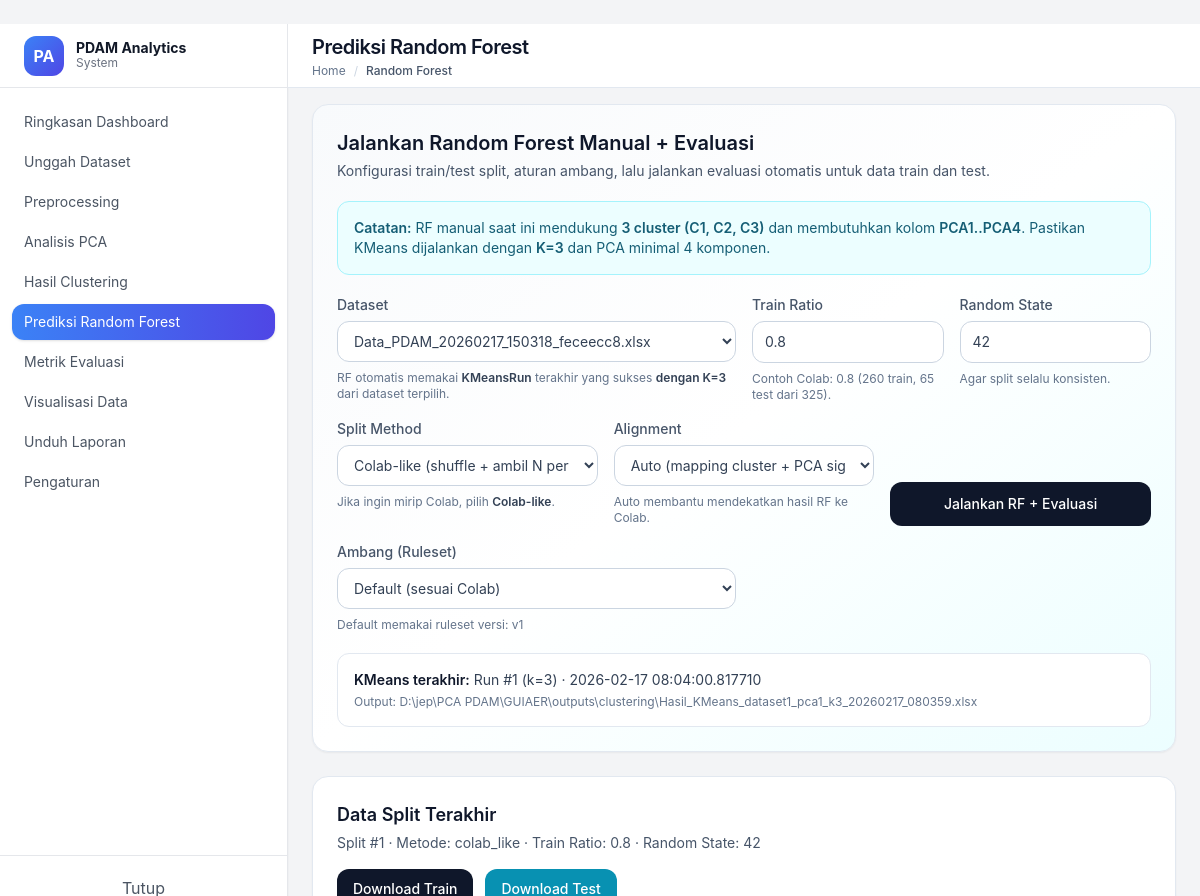
The app's page /rf/?dataset_id=1 with its own data.
### models/pipeline_models.py (models this page shows)
class RFRuleSet(db.Model):
    __tablename__ = "rf_rulesets"
    id = db.Column(db.Integer, primary_key=True)
    name = db.Column(db.String(100), nullable=False, default="RF Manual Ambang PCA")
    version = db.Column(db.String(20), default="v1")
    ambang = db.Column(db.JSON, nullable=False)
    created_at = db.Column(db.DateTime, default=datetime.utcnow)
    evaluations = db.relationship(
        "RFEvaluation", backref="ruleset", lazy=True, cascade="all, delete-orphan"
    )

class KMeansRun(db.Model):
    __tablename__ = "kmeans_runs"
    id = db.Column(db.Integer, primary_key=True)
    pca_run_id = db.Column(db.Integer, db.ForeignKey("pca_runs.id"), nullable=False, index=True)
    k = db.Column(db.Integer, nullable=False)
    init_method = db.Column(db.String(20), default="k-means++")  # manual / k-means++
    init_rows = db.Column(db.JSON, nullable=True)                 # misal [306,141,234] jika manual
    n_init = db.Column(db.Integer, default=10)
    max_iter = db.Column(db.Integer, default=300)
    random_state = db.Column(db.Integer, default=42)
    centroids_final = db.Column(db.JSON, nullable=True)
    counts_by_cluster = db.Column(db.JSON, nullable=True)
    output_path = db.Column(db.String(500), nullable=True)
    n_iter = db.Column(db.Integer, nullable=True)
    iterations_log = db.Column(db.JSON, nullable=True)           # list iter log
    labels_by_iteration = db.Column(db.JSON, nullable=True)      # list[iter][row] = "C1"
    centroids_by_iteration = db.Column(db.JSON, nullable=True)   # list[iter][k][d]
    created_at = db.Column(db.DateTime, default=datetime.utcnow)
    status = db.Column(db.String(20), default="success")
    error_message = db.Column(db.Text, nullable=True)
    data_splits = db.relationship(
        "DataSplit", backref="kmeans_run", lazy=True, cascade="all, delete-orphan"
    )
    rf_evaluations = db.relationship(
        "RFEvaluation", backref="kmeans_run", lazy=True, cascade="all, delete-orphan"
    )

class DataSplit(db.Model):
    __tablename__ = "data_splits"
    id = db.Column(db.Integer, primary_key=True)
    kmeans_run_id = db.Column(db.Integer, db.ForeignKey("kmeans_runs.id"), nullable=False, index=True)
    train_path = db.Column(db.String(500), nullable=True)
    test_path = db.Column(db.String(500), nullable=True)
    split_method = db.Column(db.String(20), default="manual")  # manual/random/stratified
    train_ratio = db.Column(db.Float, nullable=True)
    random_state = db.Column(db.Integer, nullable=True)
    created_at = db.Column(db.DateTime, default=datetime.utcnow)

### controllers/rf_controller.py (the view, shortened to what this page needs)
@rf_bp.route("/", methods=["GET", "POST"], strict_slashes=False)
def index():
    datasets = Dataset.query.order_by(Dataset.uploaded_at.desc()).all()
    selected_dataset_id = request.args.get("dataset_id", type=int)
    ruleset = _get_or_create_default_ruleset()
    last_kmeans = _get_latest_kmeans_for_dataset(selected_dataset_id) if selected_dataset_id else None
    last_split = None
    last_eval_train = None
    last_eval_test = None
    if last_kmeans:
        last_split = (DataSplit.query
                      .filter_by(kmeans_run_id=last_kmeans.id)
                      .order_by(DataSplit.created_at.desc())
                      .first())
        last_eval_train = (RFEvaluation.query
                           .filter_by(kmeans_run_id=last_kmeans.id, split_type="train")
                           .order_by(RFEvaluation.created_at.desc())
                           .first())
        last_eval_test = (RFEvaluation.query
                          .filter_by(kmeans_run_id=last_kmeans.id, split_type="test")
                          .order_by(RFEvaluation.created_at.desc())
                          .first())
    evals = (RFEvaluation.query
             .order_by(RFEvaluation.created_at.desc())
             .limit(30)
             .all())
    return render_template(
        "pages/rf.html",
        datasets=datasets,
        selected_dataset_id=selected_dataset_id,
        last_kmeans=last_kmeans,
        last_split=last_split,
        ruleset=ruleset,
        last_eval_train=last_eval_train,
        last_eval_test=last_eval_test,
        evals=evals
    )

### controllers/rf_controller.py (called while the page is built, shortened)
def _get_latest_kmeans_for_dataset(dataset_id: int):
    q = (KMeansRun.query
         .join(PCARun, KMeansRun.pca_run_id == PCARun.id)
         .join(PreprocessRun, PCARun.preprocess_run_id == PreprocessRun.id)
         .filter(
            PreprocessRun.dataset_id == dataset_id,
            KMeansRun.status == "success",
            KMeansRun.k == 3,
         )
         .order_by(KMeansRun.created_at.desc()))
    return q.first()

def _get_or_create_default_ruleset() -> RFRuleSet:
    existing = (RFRuleSet.query
                .filter_by(name="RF Manual Ambang PCA", version="v1")
                .order_by(RFRuleSet.created_at.desc())
                .first())
    if existing:
        return existing

### templates/pages/rf.html (shortened to what this page needs)
﻿{% extends "layouts.html" %}
{% block content %}
{% set card_cls = "rounded-2xl border border-slate-200 bg-white shadow-sm p-6" %}
{% set input_cls = "w-full rounded-xl border border-slate-300 bg-white px-3 py-2.5 text-sm text-slate-700 outline-none transition focus:border-cyan-500 focus:ring-2 focus:ring-cyan-100" %}
{% set label_cls = "mb-1.5 block text-sm font-medium text-slate-600" %}
<div class="space-y-6">
    <section class="{{ card_cls }} bg-gradient-to-br from-slate-50 via-white to-cyan-50">
        <div class="mb-5">
            <h2 class="text-xl font-semibold text-slate-900">Jalankan Random Forest Manual + Evaluasi</h2>
            <p class="mt-1 text-sm text-slate-600">Konfigurasi train/test split, aturan ambang, lalu jalankan evaluasi otomatis untuk data train dan test.</p>
        </div>
        <div class="mb-5 rounded-xl border border-cyan-200 bg-cyan-50 p-4 text-sm text-cyan-800">
            <span class="font-semibold">Catatan:</span>
            RF manual saat ini mendukung <span class="font-semibold">3 cluster (C1, C2, C3)</span> dan membutuhkan kolom <span class="font-semibold">PCA1..PCA4</span>.
            Pastikan KMeans dijalankan dengan <span class="font-semibold">K=3</span> dan PCA minimal 4 komponen.
        </div>
        <form method="POST" action="{{ url_for('rf.index', dataset_id=selected_dataset_id) }}" class="space-y-4">
            <div class="grid grid-cols-1 gap-4 md:grid-cols-4">
                <div class="md:col-span-2">
                    <label class="{{ label_cls }}">Dataset</label>
                    <select name="dataset_id"
                            class="{{ input_cls }}"
                            required
                            onchange="window.location='{{ url_for('rf.index') }}?dataset_id=' + this.value;">
                        {% for d in datasets %}
                        <option value="{{ d.id }}" {% if selected_dataset_id == d.id %}selected{% endif %}>
                            {{ d.filename }}
                        </option>
                        {% endfor %}
                    </select>
                    <p class="mt-2 text-xs text-slate-500">
                        RF otomatis memakai <span class="font-semibold text-slate-700">KMeansRun</span> terakhir yang sukses <span class="font-semibold text-slate-700">dengan K=3</span> dari dataset terpilih.
                    </p>
                </div>
                <div>
                    <label class="{{ label_cls }}">Train Ratio</label>
                    <input type="number" name="train_ratio" value="0.8" min="0.5" max="0.95" step="0.05" class="{{ input_cls }}" />
                    <p class="mt-2 text-xs text-slate-500">Contoh Colab: 0.8 (260 train, 65 test dari 325).</p>
                </div>
                <div>
                    <label class="{{ label_cls }}">Random State</label>
                    <input type="number" name="random_state" value="42" min="0" class="{{ input_cls }}" />
                    <p class="mt-2 text-xs text-slate-500">Agar split selalu konsisten.</p>
                </div>
            </div>
            <div class="grid grid-cols-1 gap-4 md:grid-cols-3">
                <div>
                    <label class="{{ label_cls }}">Split Method</label>
                    <select name="split_method" class="{{ input_cls }}">
                        <option value="colab_like" selected>Colab-like (shuffle + ambil N pertama)</option>
                    </select>
                    <p class="mt-2 text-xs text-slate-500">Jika ingin mirip Colab, pilih <span class="font-semibold text-slate-700">Colab-like</span>.</p>
                </div>
                <div>
                    <label class="{{ label_cls }}">Alignment</label>
                    <select name="alignment_mode" class="{{ input_cls }}">
                        <option value="auto" selected>Auto (mapping cluster + PCA sign flip)</option>
                    </select>
                    <p class="mt-2 text-xs text-slate-500">Auto membantu mendekatkan hasil RF ke Colab.</p>
                </div>
                <div class="flex items-end">
                    <button type="submit"
                            class="inline-flex w-full items-center justify-center rounded-xl bg-slate-900 px-5 py-3 text-sm font-medium text-white transition hover:bg-slate-700">
                        Jalankan RF + Evaluasi
                    </button>
                </div>
            </div>
            <div class="grid grid-cols-1 gap-4 md:grid-cols-2">
                <div>
                    <label class="{{ label_cls }}">Ambang (Ruleset)</label>
                    <select name="ambang_mode" id="ambang_mode" class="{{ input_cls }}" onchange="toggleAmbang();">
                        <option value="default" selected>Default (sesuai Colab)</option>
                    </select>
                    <p class="mt-2 text-xs text-slate-500">Default memakai ruleset versi: {{ ruleset.version }}</p>
                </div>
            </div>
        </form>
        {% if last_kmeans %}
        <div class="mt-5 rounded-xl border border-slate-200 bg-white p-4 text-sm text-slate-700">
            <div><span class="font-semibold text-slate-900">KMeans terakhir:</span> Run #{{ last_kmeans.id }} (k={{ last_kmeans.k }}) &middot; {{ last_kmeans.created_at }}</div>
            <div class="mt-1 text-xs text-slate-500">Output: {{ last_kmeans.output_path }}</div>
        </div>
        {% elif selected_dataset_id %}
        <div class="mt-5 rounded-xl border border-rose-200 bg-rose-50 p-4 text-sm text-rose-700">
            Dataset ini belum punya KMeans sukses <span class="font-semibold">dengan K=3</span>. Jalankan clustering dulu (K=3).
        </div>
        {% endif %}
    </section>
    {% if last_split %}
    <section class="{{ card_cls }}">
        <h2 class="text-lg font-semibold text-slate-900">Data Split Terakhir</h2>
        <p class="mt-1 text-sm text-slate-600">
            Split #{{ last_split.id }} &middot; Metode: {{ last_split.split_method }} &middot; Train Ratio: {{ last_split.train_ratio }} &middot; Random State: {{ last_split.random_state }}
        </p>
        <div class="mt-4 flex flex-wrap gap-3">
            <a class="inline-flex items-center justify-center rounded-xl bg-slate-900 px-4 py-2.5 text-sm font-medium text-white transition hover:bg-slate-700"
               href="{{ url_for('rf.download_split', split_id=last_split.id, which='train') }}">
                Download Train
            </a>
            <a class="inline-flex items-center justify-center rounded-xl bg-cyan-600 px-4 py-2.5 text-sm font-medium text-white transition hover:bg-cyan-500"
               href="{{ url_for('rf.download_split', split_id=last_split.id, which='test') }}">
                Download Test
            </a>
        </div>
    </section>
    {% endif %}
</div>
{% endblock %}

### templates/layouts.html (style rules this page uses)
body { font-family: 'Inter', sans-serif; }

### records on screen
RFRuleSet: version "v1"
KMeansRun: id "1", k "3", created_at "2026-02-17 08:04:00.817710", output_path "D:\\jep\\PCA PDAM\\GUIAER\\outputs\\clustering\\Hasil_KMeans_dataset1_pca1_k3_20260217_080359.xlsx"
DataSplit: id "1", split_method "colab_like", train_ratio "0.8", random_state "42"

### other values on screen
{{ final_title }} "Prediksi Random Forest"
{{ route_group }} "Random Forest"
form field dataset_id "Data_PDAM_20260217_150318_feceecc8.xlsx"
